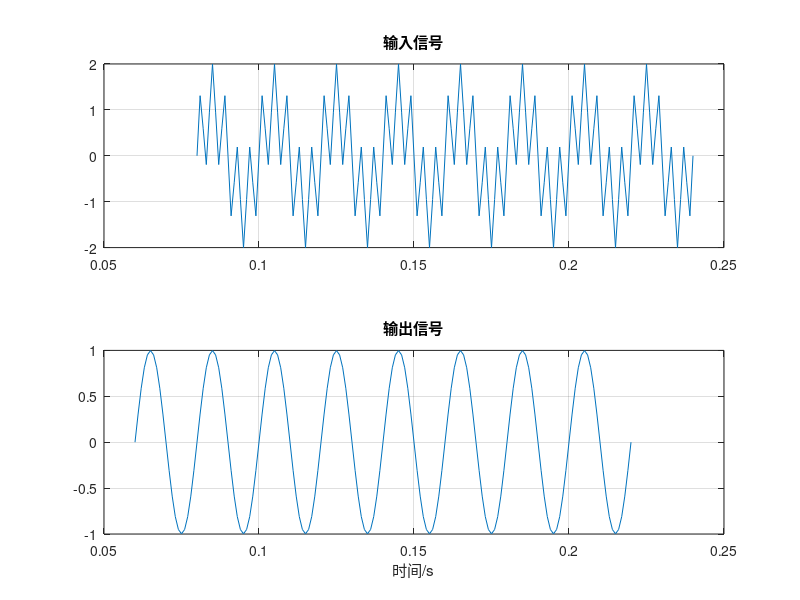

MATLAB code to generate this figure:
clc;clear all;close all;
N=1000;fs=1000;
fc=200;
n=[0:N-1];t=n/fs;
f1=50;f2=250;
x=sin(2*pi*f1*t)+sin(2*pi*f2*t);
h=fir1(40,fc*2/fs);
yfft=fftfilt(h,x,256);
nl=81:241;
tl=t(nl);
xl=x(nl);
subplot(2,1,1);plot(tl,xl);grid on;
title('输入信号');
n2=nl-40/2;t2=t(n2);
y2=yfft(n2);
subplot(2,1,2);
plot(t2,y2);
title('输出信号');
grid on;xlabel('时间/s');

